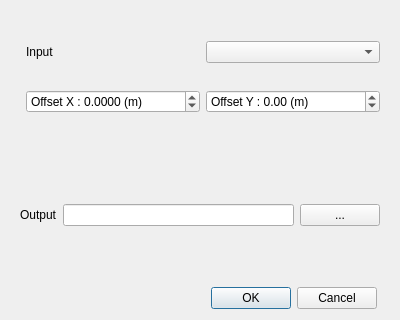
<?xml version="1.0" encoding="UTF-8"?>
<ui version="4.0">
 <class>RasterOffsetDialogBase</class>
 <widget class="QDialog" name="RasterOffsetDialogBase">
  <property name="geometry">
   <rect>
    <x>0</x>
    <y>0</y>
    <width>400</width>
    <height>320</height>
   </rect>
  </property>
  <property name="windowTitle">
   <string>RasterOffset</string>
  </property>
  <layout class="QGridLayout" name="gridLayout">
   <item row="2" column="1" colspan="3">
    <widget class="QWidget" name="widget_2" native="true">
     <layout class="QGridLayout" name="gridLayout_3">
      <item row="0" column="0">
       <widget class="QLabel" name="label_2">
        <property name="text">
         <string>Input</string>
        </property>
       </widget>
      </item>
      <item row="0" column="1">
       <widget class="QComboBox" name="comboBox_raster"/>
      </item>
      <item row="1" column="0">
       <widget class="QDoubleSpinBox" name="doubleSpinBox_offset_x">
        <property name="prefix">
         <string>Offset X : </string>
        </property>
        <property name="suffix">
         <string> (m)</string>
        </property>
        <property name="decimals">
         <number>4</number>
        </property>
        <property name="minimum">
         <double>-1000.000000000000000</double>
        </property>
        <property name="maximum">
         <double>1000.000000000000000</double>
        </property>
        <property name="singleStep">
         <double>0.010000000000000</double>
        </property>
       </widget>
      </item>
      <item row="1" column="1">
       <widget class="QDoubleSpinBox" name="doubleSpinBox_offset_y">
        <property name="prefix">
         <string>Offset Y : </string>
        </property>
        <property name="suffix">
         <string> (m)</string>
        </property>
        <property name="minimum">
         <double>-1000.000000000000000</double>
        </property>
        <property name="maximum">
         <double>1000.000000000000000</double>
        </property>
       </widget>
      </item>
     </layout>
    </widget>
   </item>
   <item row="5" column="1">
    <widget class="QDialogButtonBox" name="button_box">
     <property name="orientation">
      <enum>Qt::Horizontal</enum>
     </property>
     <property name="standardButtons">
      <set>QDialogButtonBox::Cancel|QDialogButtonBox::Ok</set>
     </property>
    </widget>
   </item>
   <item row="3" column="0" colspan="4">
    <widget class="QWidget" name="widget" native="true">
     <layout class="QGridLayout" name="gridLayout_2">
      <item row="0" column="2">
       <widget class="QPushButton" name="pushButton_outputpath">
        <property name="text">
         <string>...</string>
        </property>
       </widget>
      </item>
      <item row="0" column="1">
       <widget class="QLineEdit" name="lineEdit_pathOutput"/>
      </item>
      <item row="0" column="0">
       <widget class="QLabel" name="label">
        <property name="text">
         <string>Output</string>
        </property>
       </widget>
      </item>
     </layout>
    </widget>
   </item>
  </layout>
 </widget>
 <resources/>
 <connections>
  <connection>
   <sender>button_box</sender>
   <signal>accepted()</signal>
   <receiver>RasterOffsetDialogBase</receiver>
   <slot>accept()</slot>
   <hints>
    <hint type="sourcelabel">
     <x>20</x>
     <y>20</y>
    </hint>
    <hint type="destinationlabel">
     <x>20</x>
     <y>20</y>
    </hint>
   </hints>
  </connection>
  <connection>
   <sender>button_box</sender>
   <signal>rejected()</signal>
   <receiver>RasterOffsetDialogBase</receiver>
   <slot>reject()</slot>
   <hints>
    <hint type="sourcelabel">
     <x>20</x>
     <y>20</y>
    </hint>
    <hint type="destinationlabel">
     <x>20</x>
     <y>20</y>
    </hint>
   </hints>
  </connection>
 </connections>
</ui>
